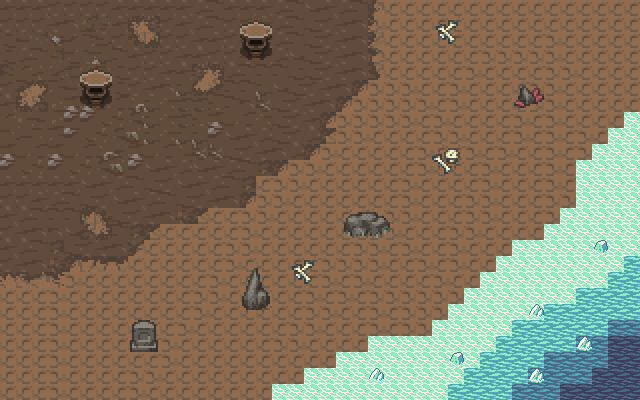

This game map was drawn from its Tiled (.tmx) file and the tilesets committed beside it. A one-line description and the trimmed map source follow:
An orthogonal 40x25 tile map with 16x16 px tiles, 6 tile layers (bg, deco, ice, mud, ...), 4 tilesets.

<map version="1.10" tiledversion="1.10.1" orientation="orthogonal" renderorder="right-down" width="40" height="25" tilewidth="16" tileheight="16" infinite="0" nextlayerid="8" nextobjectid="1">
 <tileset firstgid="1" name="ice" tilewidth="16" tileheight="16" tilecount="168" columns="12">
  <image source="../tileset/ice.png" width="192" height="224" />
 </tileset>
 <tileset firstgid="169" name="tileset" tilewidth="16" tileheight="16" tilecount="1204" columns="43">
  <image source="../tileset/tileset.png" width="688" height="450" />
 </tileset>
 <tileset firstgid="1373" name="32x32_DEMO" tilewidth="16" tileheight="16" tilecount="4160" columns="80">
  <image source="32x32_DEMO.png" width="1280" height="832" />
 </tileset>
 <tileset firstgid="5533" name="tf_B_ashlands_2" tilewidth="16" tileheight="16" tilecount="1024" columns="32">
  <image source="../tileset/2x_RMVX/tf_B_ashlands_2.png" width="512" height="512" />
 </tileset>
 <layer id="1" name="bg" width="40" height="25">
  <data>[1000 cells, 1000 non-empty, 3 distinct tile ids]</data>
 </layer>
 <layer id="6" name="deco" width="40" height="25">
  <data>[1000 cells, 12 non-empty, 8 distinct tile ids]</data>
 </layer>
 <layer id="2" name="ice" width="40" height="25">
  <data>[1000 cells, 172 non-empty, 4 distinct tile ids]</data>
 </layer>
 <layer id="3" name="mud" width="40" height="25">
  <data>[1000 cells, 321 non-empty, 87 distinct tile ids]</data>
 </layer>
 <layer id="4" name="blocks" width="40" height="25">
  <data>[1000 cells, 18 non-empty, 8 distinct tile ids]</data>
 </layer>
 <layer id="5" name="lowBlks" width="40" height="25">
  <data>[1000 cells, 24 non-empty, 24 distinct tile ids]</data>
 </layer>
 <objectgroup id="7" name="player" />
</map>
